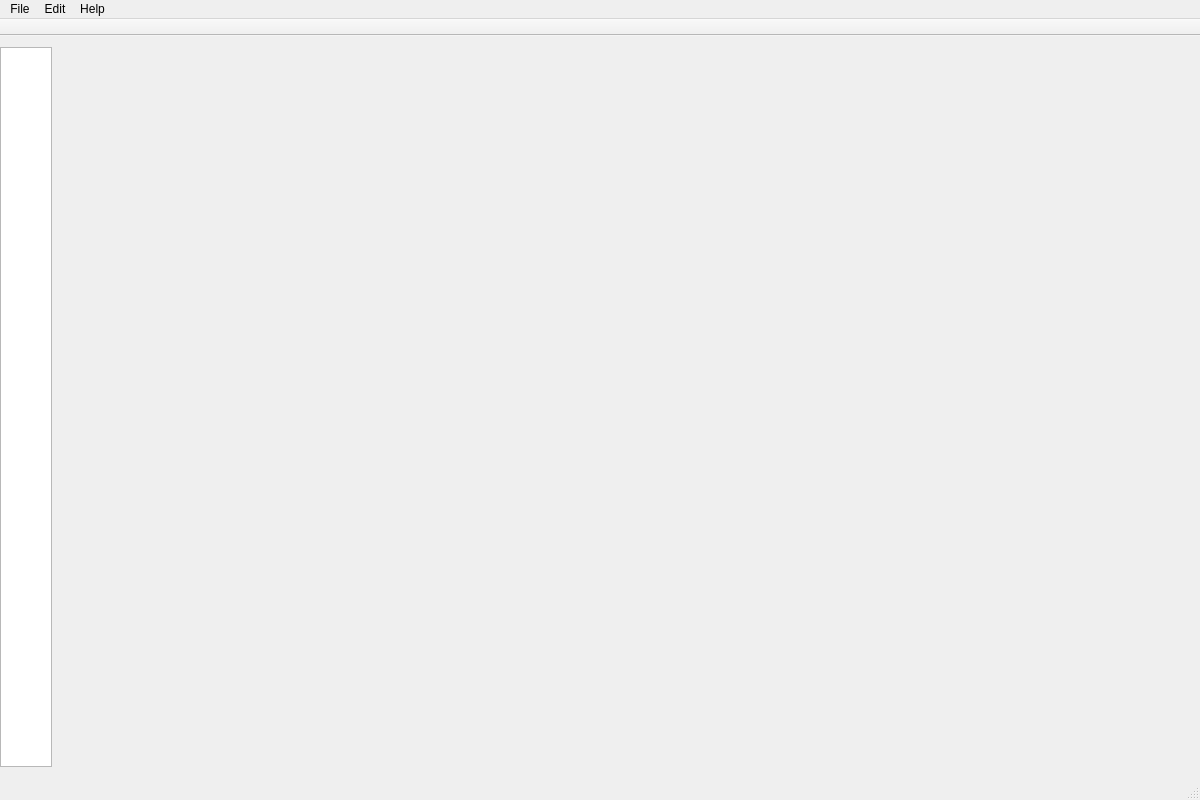
<?xml version="1.0" encoding="UTF-8"?>
<ui version="4.0">
 <class>MainWindow</class>
 <widget class="QMainWindow" name="MainWindow">
  <property name="geometry">
   <rect>
    <x>0</x>
    <y>0</y>
    <width>1200</width>
    <height>800</height>
   </rect>
  </property>
  <property name="windowTitle">
   <string>PnTest</string>
  </property>
  <widget class="QWidget" name="centralWidget">
   <layout class="QHBoxLayout" name="horizontalLayout">
    <property name="spacing">
     <number>0</number>
    </property>
    <property name="leftMargin">
     <number>0</number>
    </property>
    <property name="rightMargin">
     <number>0</number>
    </property>
    <item>
     <widget class="QListWidget" name="sideBar">
      <property name="sizePolicy">
       <sizepolicy hsizetype="Preferred" vsizetype="Expanding">
        <horstretch>0</horstretch>
        <verstretch>0</verstretch>
       </sizepolicy>
      </property>
      <property name="minimumSize">
       <size>
        <width>52</width>
        <height>0</height>
       </size>
      </property>
      <property name="maximumSize">
       <size>
        <width>52</width>
        <height>16777215</height>
       </size>
      </property>
     </widget>
    </item>
    <item>
     <widget class="QStackedWidget" name="stackedWidget">
      <widget class="QWidget" name="page"/>
      <widget class="QWidget" name="page_2"/>
     </widget>
    </item>
   </layout>
  </widget>
  <widget class="QMenuBar" name="menuBar">
   <property name="geometry">
    <rect>
     <x>0</x>
     <y>0</y>
     <width>1200</width>
     <height>23</height>
    </rect>
   </property>
   <widget class="QMenu" name="menuFile">
    <property name="title">
     <string>File</string>
    </property>
    <addaction name="actionOpen"/>
    <addaction name="actionSave"/>
    <addaction name="separator"/>
    <addaction name="actionExit"/>
   </widget>
   <widget class="QMenu" name="menuEdit">
    <property name="title">
     <string>Edit</string>
    </property>
    <addaction name="actionPreferences"/>
   </widget>
   <widget class="QMenu" name="menuHelp">
    <property name="title">
     <string>Help</string>
    </property>
    <addaction name="actionAbout_PnTest"/>
   </widget>
   <addaction name="menuFile"/>
   <addaction name="menuEdit"/>
   <addaction name="menuHelp"/>
  </widget>
  <widget class="QToolBar" name="toolBar">
   <property name="movable">
    <bool>false</bool>
   </property>
   <attribute name="toolBarArea">
    <enum>TopToolBarArea</enum>
   </attribute>
   <attribute name="toolBarBreak">
    <bool>false</bool>
   </attribute>
  </widget>
  <widget class="QStatusBar" name="statusBar"/>
  <action name="actionOpen">
   <property name="text">
    <string>Open project</string>
   </property>
  </action>
  <action name="actionSave">
   <property name="text">
    <string>Save project as</string>
   </property>
  </action>
  <action name="actionExit">
   <property name="text">
    <string>Exit</string>
   </property>
  </action>
  <action name="actionPreferences">
   <property name="text">
    <string>Preferences</string>
   </property>
  </action>
  <action name="actionAbout_PnTest">
   <property name="text">
    <string>About PnTest</string>
   </property>
  </action>
 </widget>
 <layoutdefault spacing="6" margin="11"/>
 <resources/>
 <connections/>
</ui>
